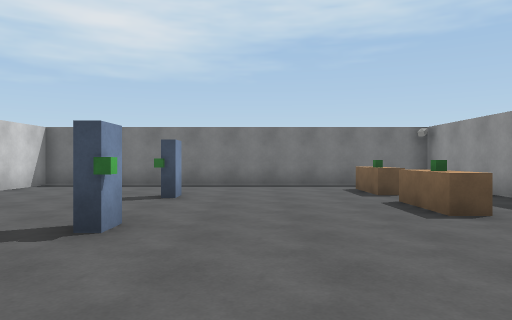
view 1 (above)

12 first-person views from a walk through a Unity game level. The camera is 1.3 m above the floor, looks level and sees 70° across. The floor is counted in squares, 2 m on a side. Each view is taken from the middle of a square. On the plan, view 1 faces up. The plan holds only what a view shows up to about 11 squares ahead; the rest is blank. The player character is not drawn. Surface patterns are stand-ins for the level's own textures.

view 2
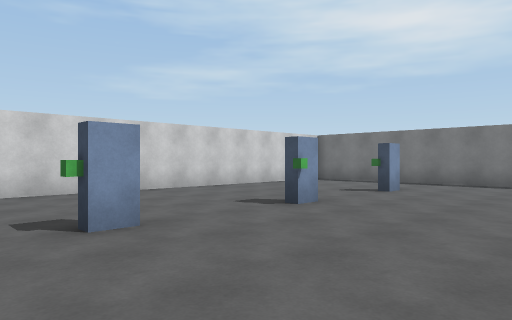

view 3
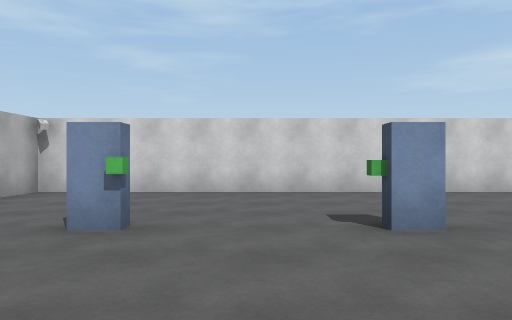

view 4
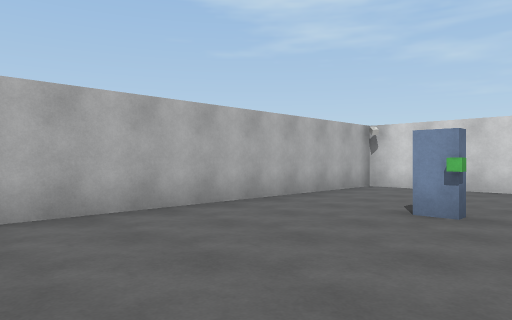

view 5
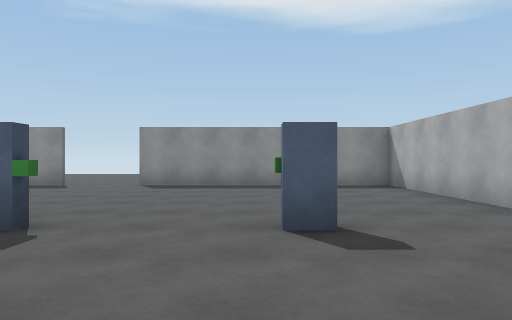

view 6
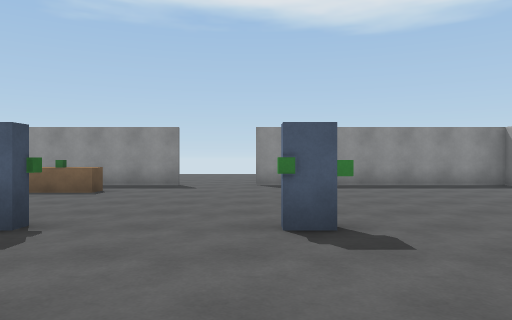

view 7
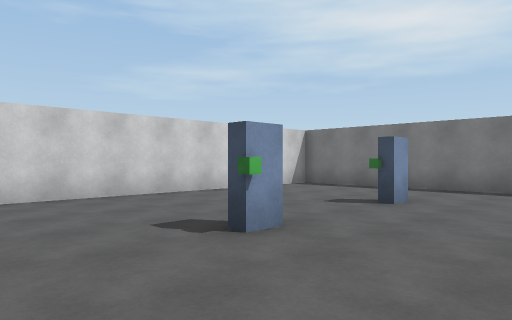

view 8
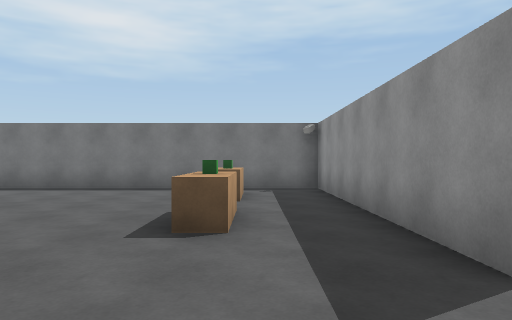

view 9
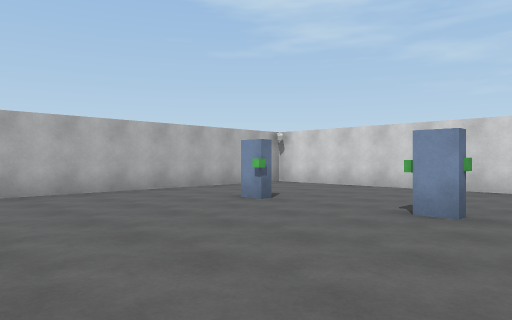

view 10
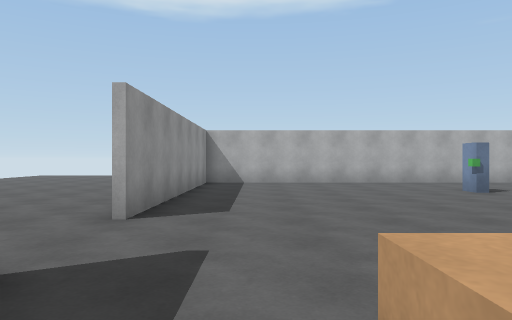

view 11
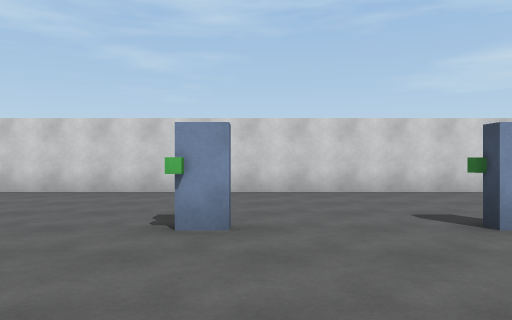

view 12
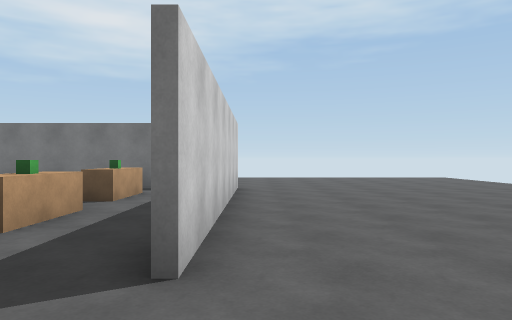

### Floor plan
Points are (right, up) in squares from view 1. A wall is a line through its corners. A room is listed if a view was taken in it or the views show most of it. See-through windows are left out.
Room 1 (views 1, 2, 3, 4, 5, 6, 7, 8, 9, 10, 11)
walls: (4.4, 2.9) (4.4, 9.4) (-5.4, 9.4) (-5.4, -5.4) (4.4, -5.4) (4.4, 1)
ways out: opening at (4, 1.5) to room 2
objects: other object (-2, 0); other object (-2, 6); other object (-1, -2); other object (-1, 3); other object (2, 5); other object (2, 7) to (2, 8)
Room 2 (view 12)
walls: (4.6, 9.4) (4.6, 3)
ways out: opening at (4, 1.5) to room 1

Positions as (right, up) in squares from view 1, and headings:
1: (0, 0), facing up
2: (2, -1), facing up-left
3: (2, -1), facing left
4: (3, -1), facing down-left
5: (-5, -2), facing right
6: (-5, 1), facing right
7: (1, 1), facing up-left
8: (3, 1), facing up
9: (3, 2), facing down-left
10: (3, 5), facing down
11: (2, 4), facing left
12: (5, 1), facing up
